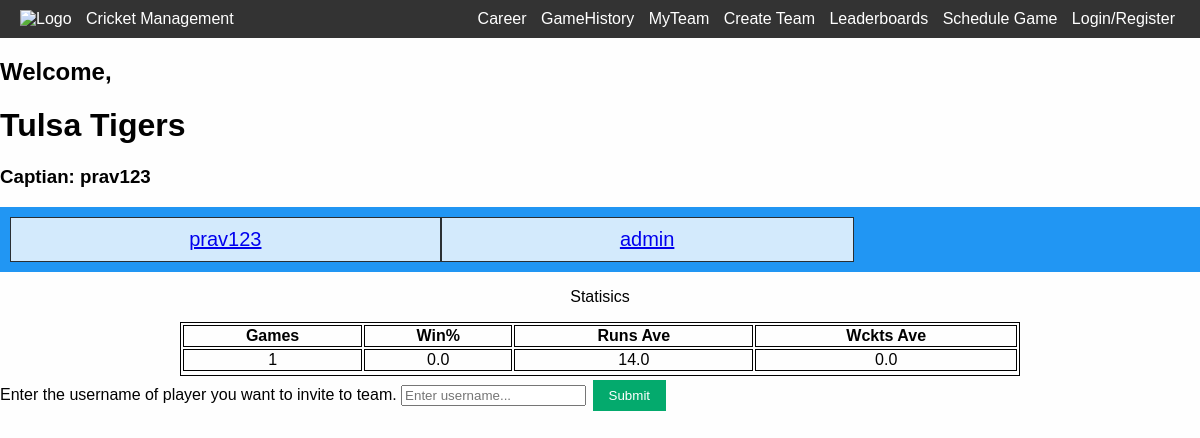
Page /team/2 on the committed database.
### base/models.py (models this page shows, shortened)
class Team(models.Model):
    name = models.CharField(max_length=200,null=True)
    captain = models.OneToOneField("Player", related_name="captain",on_delete=models.SET_NULL,null=True,blank=True,unique=False)
    players = models.ManyToManyField("Player", related_name="players", blank=True)
    runs_average = models.FloatField(default=0,null=True,blank=True)
    wickets_average = models.FloatField(default=0,null=True,blank=True)
    win_percentage = models.FloatField(default=0)
    games = models.ManyToManyField("Game", related_name="gammes", blank=True)
    temporary = models.BooleanField(default=False,null=True,blank=False)
    organization = models.ForeignKey(Organization,on_delete=models.SET_NULL,null=True, related_name="winner",blank=True)
    @property
    def update_team_stats(self):
        games_won = 0
        total_games = len(list(self.games.all()))
        total_runs = 0
        total_wickets = 0
        for g in self.games.all():
            if g.winner == self:
                print("is winner")
                games_won += 1
            if g.batting1_team == self:
                total_runs +=  g.batting_score1
            if g.batting2_team == self:
                total_runs +=  g.batting_score2
            if g.bowling1_team == self:
                total_wickets += g.bowling_score1
            if g.bowling2_team == self:
                total_wickets += g.bowling_score2
        if total_games != 0:
            self.win_percentage = round(games_won/total_games, 2)*100
            self.runs_average = round(total_runs/total_games, 2)
            self.wickets_average = round(total_wickets/total_games, 2)
        if total_games == 0:
            self.win_perecentage = 0
        self.save()
    @property
    def get_num_games(self):
        return len(self.games.all())

class Player(AbstractUser):
    first_name = models.CharField(max_length=200, null=True)
    last_name = models.CharField(max_length=200, null=True)
    email = models.EmailField(unique=True, null=True)
    teams = models.ManyToManyField("Team", related_name="teams", blank=True) # long-term-team outside of organization
    organization = models.ForeignKey(Organization,on_delete=models.SET_NULL,null=True, blank=True)
    runs = models.IntegerField(default=0,null=True,blank=True)
    wickets = models.IntegerField(default=0,null=True,blank=True)
    catches = models.IntegerField(default=0,null=True,blank=True)
    sixes = models.IntegerField(default=0,null=True,blank=True)
    fours = models.IntegerField(default=0,null=True,blank=True)
    extras = models.IntegerField(default=0,null=True,blank=True)
    games_played = models.IntegerField(default=0,null=True,blank=True)
    games_won = models.IntegerField(default=0,null=True,blank=True)
    win_percentage = models.FloatField(default=0,null=True,blank=True)
    fifties = models.IntegerField(default=0,null=True,blank=True)
    centuries = models.IntegerField(default=0,null=True,blank=True)
    sr = models.FloatField(default=0,null=True,blank=True)
    runs_hs = models.IntegerField(default=0,null=True,blank=True)
    wickets_hs = models.IntegerField(default=0,null=True,blank=True)
    fours_hs = models.IntegerField(default=0,null=True,blank=True)
    sixes_hs = models.IntegerField(default=0,null=True,blank=True)
    runs_average = models.FloatField(default=0,null=True,blank=True)
    wickets_average = models.FloatField(default=0,null=True,blank=True)
    fours_average = models.FloatField(default=0,null=True,blank=True)
    sixes_average = models.FloatField(default=0,null=True,blank=True)
    catches_average = models.FloatField(default=0,null=True,blank=True)
    extras_average = models.FloatField(default=0,null=True,blank=True)
    balls_bowled = models.IntegerField(default=0,null=True,blank=True)
    balls_played = models.IntegerField(default=0,null=True,blank=True)
    game_invites = models.ManyToManyField("GameInvite", related_name="game_invites", blank=True)
    team_invites = models.ManyToManyField("TeamInvite", related_name="team_invites", blank=True)
    org_invites = models.ManyToManyField("OrganizationInvite", related_name="org_invites", blank=True)
    games = models.ManyToManyField("Game", related_name="games", blank=True)
    USERNAME_FIELD = "email"
    REQUIRED_FIELDS = ["username"]

### base/views.py (the view)
# urls.py: path("team/<str:pk>", views.team, name="team"),
def team(request, pk):   # check is player doesn't have a team
    user = request.user
    team = Team.objects.get(id=pk)
    if request.method == "POST":
        username = request.POST.get("username")
        player = Player.objects.get(username=username)
        team_invite = TeamInvite.objects.create(to_team=Player.team.objects.get(id=int(pk)))
        player.team_invites.add(team_invite)
        team_invite.save()
    players = team.players
    """if team.games_played != 0 or team.games_played != 0:
        win_percentage = round(team.games_won/team.games_played *100)
    else:
        win_percentage = 0"""
    team.update_team_stats
    context = {"players":players.all(), "team":team}
    return render(request, "base/team.html", context)

### base/templates/base/team.html (shortened to what this page needs)
{% extends 'main.html' %}
{% block content %}
<html>
<head>
</head>
<body>
{% if team != None %}
<h1>{{team.name}}</h1>
<h3>Captian: {{team.captain.username}}</h3>
<div class="grid-container">
    {% for p in players %}
        <div class="grid-item">
            <a href="{% url 'player-career' p.id %}">{{p.username}}</a>
        </div>
    {% endfor %}
</div>
<div class="center">
    <p>Statisics</p>
</div>
<table class="center">
    <tr>
      <th>Games</th>
      <th>Win%</th>
      <th>Runs Ave</th>
      <th>Wckts Ave</th>
    </tr>
    <tr>
      <td>{{team.get_num_games}}</td>
      <td>{{team.win_percentage}}</td>
      <td>{{team.runs_average}}</td>
      <td>{{team.wickets_average}}</td>
    </tr>
</table>
<div>
    <form method="POST" action="">
        Enter the username of player you want to invite to team.
        <input type="text" name="username" placeholder="Enter username...">
        <input type="submit" value="Submit">
    </form>
</div>
</body>
</html>
{% else %}
<h3>You are not apart of a team yet!</h3>
{% endif %}
{% endblock %}

### templates/main.html (style rules this page uses)
body { margin: 0; font-family: Arial, Helvetica, sans-serif; background-color: rgb(254, 254, 254); color: rgb(1, 1, 1); }

### templates/navbar.html (style rules this page uses)
body { font-family: Arial, sans-serif; margin: 0; padding: 0; }

### base/templates/base/team.html (style rules this page uses)
.grid-container { display: grid; grid-template-columns: auto auto auto; background-color: #2196F3; padding: 10px; }
.grid-item { background-color: rgba(255, 255, 255, 0.8); border: 1px solid rgba(0, 0, 0, 0.8); padding: 10px; font-size: 20px; text-align: center; }
.center { text-align: center; }
table, th, td { border: 1px solid; }
table { width: 70%; empty-cells: show; }
table.center { margin-left: auto; margin-right: auto; }
input[type=button], input[type=submit], input[type=reset] { background-color: #04AA6D; border: none; color: white; padding: 8px 16px; text-decoration: none; margin: 4px 2px; cursor: pointer; }

### rows in the picture
Team: name "Tulsa Tigers", captain.username "prav123", get_num_games "1", win_percentage "0.0", runs_average "14.0", wickets_average "0.0"
Player: username "prav123"
Player: username "admin"
